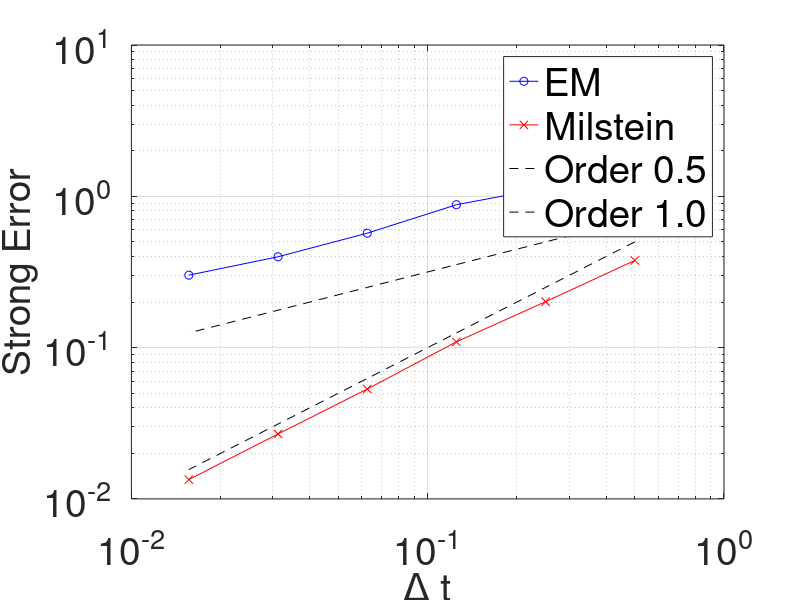

Reproduce this figure in MATLAB.
% MERTONSTRONG  Test strong convergence of EM and Milstein
% Based on Higham scripts emstrong.m and milstrong.m

clear all; rng(100);
mu = 0.05; sigma = 0.2; V0 = 100; T = 1; % Merton Parameters
M = 1000;                                % number of paths
p_max = 6;                               % max power of 2 for dt

Dt_vals = 2.^-(1:p_max);                 % range of timesteps
err_em = zeros(p_max,1);
err_mil = zeros(p_max,1);

for p = 1:p_max
    Dt = Dt_vals(p);
    N = T/Dt;
    V_em = V0*ones(M,1);
    V_mil = V0*ones(M,1);
    W_T = zeros(M,1);
    
    for n = 1:N
        dW = sqrt(Dt)*randn(M,1);
        W_T = W_T + dW;
        
        % Euler-Maruyama
        V_em = V_em + mu*V_em*Dt + sigma*V_em.*dW;
        
        % Milstein (using g(V) = sigma*V, so g'g = sigma^2*V)
        V_mil = V_mil + mu*V_mil*Dt + sigma*V_mil.*dW ...
                + 0.5*sigma^2*V_mil.*(dW.^2 - Dt);
    end
    
    % Exact solution at T
    V_exact = V0*exp((mu - 0.5*sigma^2)*T + sigma*W_T);
    
    err_em(p) = mean(abs(V_exact - V_em));
    err_mil(p) = mean(abs(V_exact - V_mil));
end

% Plotting as per Higham's Fig 4.2
figure;
loglog(Dt_vals, err_em, 'b-o', Dt_vals, err_mil, 'r-x'), hold on
loglog(Dt_vals, Dt_vals.^0.5, 'k--'), loglog(Dt_vals, Dt_vals, 'k--')
set(gca, 'FontSize', 28);
xlabel('\Delta t', 'FontSize' , 28), 
ylabel('Strong Error', 'FontSize',28)
legend('EM','Milstein','Order 0.5','Order 1.0','Location','Best','FontSize',28)
grid on